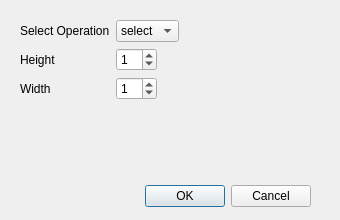
<?xml version="1.0" encoding="UTF-8"?>
<ui version="4.0">
 <class>MorphologyDialog</class>
 <widget class="QDialog" name="MorphologyDialog">
  <property name="geometry">
   <rect>
    <x>0</x>
    <y>0</y>
    <width>340</width>
    <height>220</height>
   </rect>
  </property>
  <property name="windowTitle">
   <string>Dialog</string>
  </property>
  <widget class="QDialogButtonBox" name="morphOkButton">
   <property name="geometry">
    <rect>
     <x>10</x>
     <y>180</y>
     <width>301</width>
     <height>32</height>
    </rect>
   </property>
   <property name="orientation">
    <enum>Qt::Horizontal</enum>
   </property>
   <property name="standardButtons">
    <set>QDialogButtonBox::Cancel|QDialogButtonBox::Ok</set>
   </property>
  </widget>
  <widget class="QWidget" name="formLayoutWidget">
   <property name="geometry">
    <rect>
     <x>20</x>
     <y>20</y>
     <width>291</width>
     <height>168</height>
    </rect>
   </property>
   <layout class="QFormLayout" name="formLayout_2">
    <property name="fieldGrowthPolicy">
     <enum>QFormLayout::FieldsStayAtSizeHint</enum>
    </property>
    <item row="3" column="1">
     <widget class="QComboBox" name="MorphComboBox">
      <item>
       <property name="text">
        <string>select</string>
       </property>
      </item>
      <item>
       <property name="text">
        <string>Open</string>
       </property>
      </item>
      <item>
       <property name="text">
        <string>Close</string>
       </property>
      </item>
      <item>
       <property name="text">
        <string>Dilate</string>
       </property>
      </item>
      <item>
       <property name="text">
        <string>Erode</string>
       </property>
      </item>
     </widget>
    </item>
    <item row="3" column="0">
     <widget class="QLabel" name="label_3">
      <property name="text">
       <string>Select Operation</string>
      </property>
     </widget>
    </item>
    <item row="6" column="0">
     <widget class="QLabel" name="label_2">
      <property name="text">
       <string>Height</string>
      </property>
     </widget>
    </item>
    <item row="8" column="0">
     <widget class="QLabel" name="label">
      <property name="text">
       <string>Width</string>
      </property>
     </widget>
    </item>
    <item row="6" column="1">
     <widget class="QSpinBox" name="MorphHeightspinBox">
      <property name="value">
       <number>1</number>
      </property>
     </widget>
    </item>
    <item row="8" column="1">
     <widget class="QSpinBox" name="MorphWidthSpinBox">
      <property name="value">
       <number>1</number>
      </property>
     </widget>
    </item>
   </layout>
  </widget>
 </widget>
 <resources/>
 <connections>
  <connection>
   <sender>morphOkButton</sender>
   <signal>accepted()</signal>
   <receiver>MorphologyDialog</receiver>
   <slot>accept()</slot>
   <hints>
    <hint type="sourcelabel">
     <x>248</x>
     <y>254</y>
    </hint>
    <hint type="destinationlabel">
     <x>157</x>
     <y>274</y>
    </hint>
   </hints>
  </connection>
  <connection>
   <sender>morphOkButton</sender>
   <signal>rejected()</signal>
   <receiver>MorphologyDialog</receiver>
   <slot>reject()</slot>
   <hints>
    <hint type="sourcelabel">
     <x>316</x>
     <y>260</y>
    </hint>
    <hint type="destinationlabel">
     <x>286</x>
     <y>274</y>
    </hint>
   </hints>
  </connection>
 </connections>
</ui>
